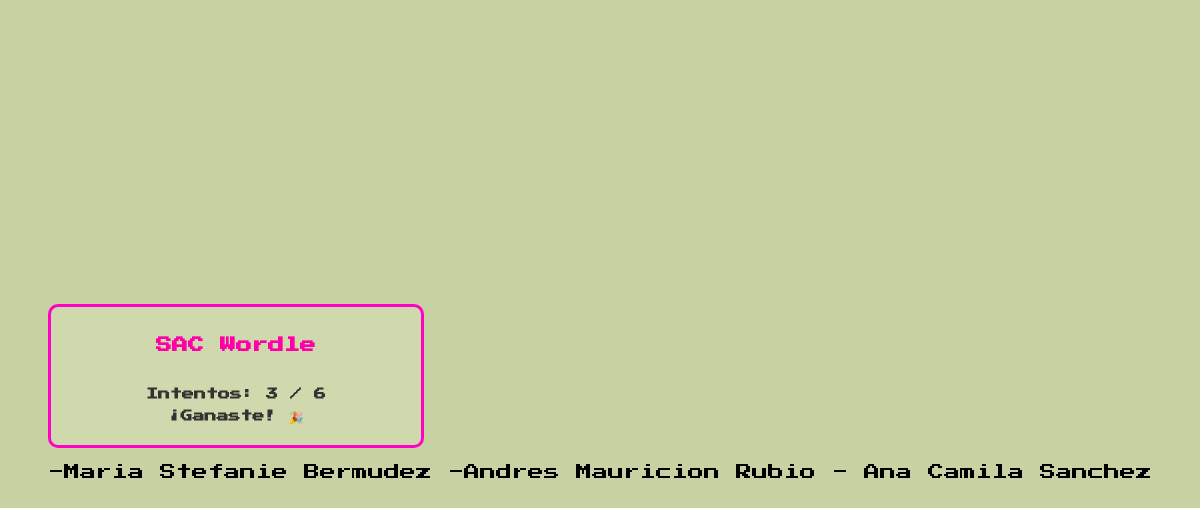
The page /adivinar/ on the database as committed earlier.
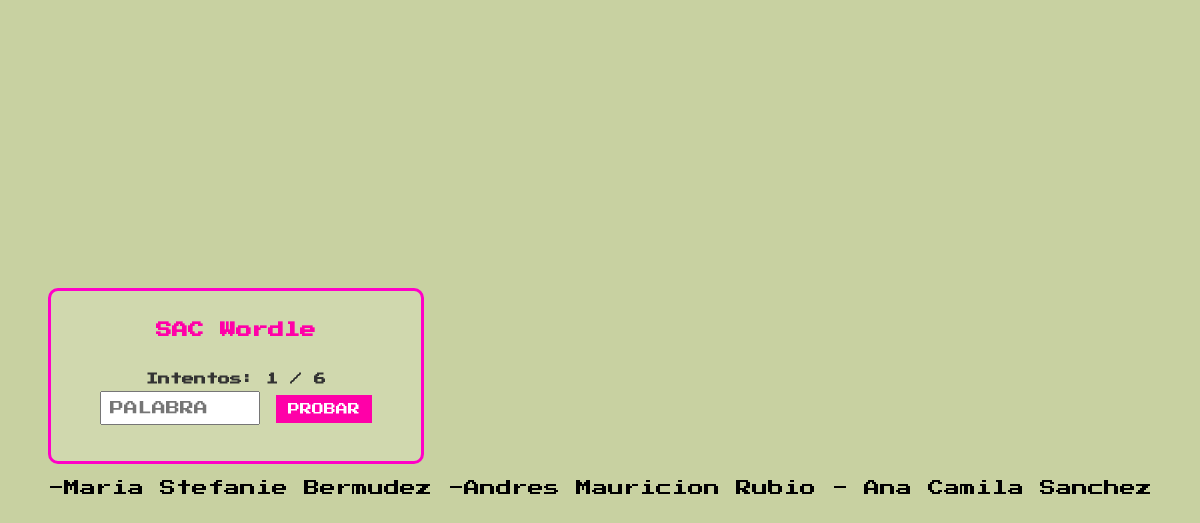
The same page on the database as committed later.
### juego/models.py (models this page shows, shortened)
class Game(models.Model):
    word_to_guess = Palabras().palbraRandom()
    historial= []
    attempts = models.IntegerField(default=0)
    max_attempts = models.IntegerField(default=6)
    is_won = models.BooleanField(default=False)

### juego/views.py (the view)
# urls.py: path('adivinar/', views.adivinar, name='adivinar'),
def adivinar(request):
    juego= Game.objects.last()
    if request.POST:
        palabra= request.POST.get('your_name')
        juego.adivinar(palabra)
        return render(request, 'adivinar.html', {'game': juego})
    return render(request, 'adivinar.html', {'game': juego})

### juego/templates/adivinar.html (shortened to what this page needs)
{% extends "base.html" %}
{% load static %}
{% block content %}
<div class="game-container">
    <h1>SAC Wordle</h1>
    <div class="message">
        Intentos: {{ game.attempts }} / {{ game.max_attempts }}
    </div>
    {% if game.is_won %}
        <div class="message">¡Ganaste! 🎉</div>
    {% elif game.attempts >= game.max_attempts %}
        <div class="message">Perdiste 😢<br>Palabra: {{ game.word_to_guess }}</div>
    {% else %}
        <form action="" method="post">
            <input type="text" maxlength="5" name="your_name" placeholder="PALABRA">
            <button type="submit">PROBAR</button>
        </form>
    {% endif %}
</div>
{% endblock %}

### juego/templates/base.html (shortened to what this page needs)
<html5>
<head>
</head>
<body>
    <main>
        {% block content %}
        {% endblock %}
    </main>
    <footer>
        <p>-Maria Stefanie Bermudez -Andres Mauricion Rubio - Ana Camila Sanchez</p>
    </footer>
</body>
</html5>

### juego/templates/adivinar.html (style rules this page uses)
body { font-family: 'Press Start 2P', cursive; background-color: #c8d1a1; display: flex; justify-content: center; align-items: center; height: 100vh; margin: 0; }
.game-container { text-align: center; padding: 20px; border: 3px solid #ff00c7; border-radius: 10px; background-color: #d0d8ae; width: 330px; }
h1 { color: #ff00a8; font-size: 16px; margin-bottom: 15px; }
input[type="text"] { padding: 8px; font-size: 14px; width: 160px; text-transform: uppercase; font-family: 'Press Start 2P', cursive; }
button { padding: 8px 12px; background-color: #ff00a8; color: white; border: none; cursor: pointer; margin-top: 10px; font-family: 'Press Start 2P', cursive; font-size: 12px; }
.message { margin-top: 10px; font-weight: bold; color: #333; font-size: 12px; }

Rows that differ between the two databases and show on the page:
no longer on this page (row unchanged): Game: attempts "3", max_attempts "6"
added Game: attempts "1", max_attempts "6"
Other text that changed with them:
text no longer shown: "¡Ganaste! 🎉"
text now shown: "PROBAR"
